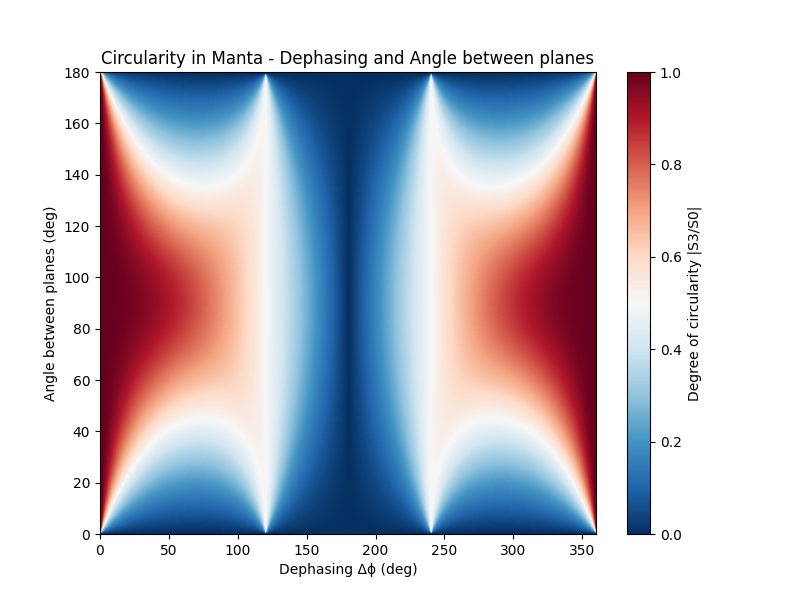
#> input picture manta_angle-between-planes.png, 800 x 600 px; its folder holds only this picture in this run
$ python -i 2Ddephasing_geometry.py   (imports and definitions only)
#> lines starting #> are read from the running program, lines starting #| are printed output that depends on the picture
import numpy as np
import matplotlib
#matplotlib.use("TkAgg") #required in MacOS, otherwise ignore
import matplotlib.pyplot as plt


#------------------ INPUT PARAMETERS OF THE CAVITY -------------------------# (Sample parameters are given in the input.py file, simply copy, and replace the ones below (be careful: need to modify somethings here) or write your own!)

# 4-mirror Tetrahedral

# ------- USER INPUT FOR g_var ---------#
#put the coords inside this function and add the g_var however you want it varied
#in the plotting function at the end, change the units and name of your geometric variable as you want


def get_coords(g_var):
    return [
    [5, 0, 5*np.tan(g_var/2)],
    [5, 20, 0],
    [0, 0, 0],
    [0, 20, 5*np.tan(g_var/2)]
]

g_var_min = 0.0
g_var_max = 90.0
n_g = 100

g_vars = np.linspace(np.deg2rad(g_var_min), np.deg2rad(g_var_max), n_g)
coords = get_coords(g_vars[0])

start_mirror = 2   # the starting mirror aka the section you want access to
n_mirrors = len(coords)

# mirror types: 1=mirrors with delta dephasing to be varied, 2,3,4=other mirrors with known dephasings
mirror_types = [1,1,1,1]

# Reflectivities
rho_p_1, rho_s_1 = 0.997283, 0.997452


# ---------------- METHODS FOR JONES MATRIX CALCULATION --------------------#

def normalize(v):
    return v / np.linalg.norm(v)

# [10 lines left out: function reflection_matrix, not called in this run]

def local_basis(i):
    kin = normalize(np.array(coords[i]) - np.array(coords[i-1]))
    kout = normalize(np.array(coords[(i+1)%n_mirrors]) - np.array(coords[i]))
    nvec = normalize(-kin + kout)
    svec = normalize(np.cross(nvec, kin))
    pvec = normalize(np.cross(kin, svec))
    return pvec, svec, kin

def rotation_angle(i):
    _, svec_i, _ = local_basis(i)
    _, svec_next, _ = local_basis((i+1)%n_mirrors)
    k = normalize(np.array(coords[i]) - np.array(coords[i-1]))
    cross = np.cross(svec_i, svec_next)
    sin_a = np.dot(cross, k)   # ze signed part
    cos_a = np.dot(svec_i, svec_next)
    return np.degrees(np.arctan2(sin_a, cos_a))

# [35 lines left out: functions angle_of_incidence, rotation_matrix, round_trip, circularity, not called in this run]

deltas = np.linspace(0, np.pi*2, 100)
circ_map = np.zeros((len(g_vars), len(deltas)))

# [24 lines not run here, left out]


# --------------------- PRINTING SOME VALUES -------------#

# [27 lines left out: function print_cavity_params, not called in this run]

specific_g_deg = [2,71,90]
specific_delta_deg = [30,90,180]

# [2 lines not run here, left out]

>>> import cv2
>>> picture = cv2.imread('manta_angle-between-planes.png', cv2.IMREAD_GRAYSCALE)
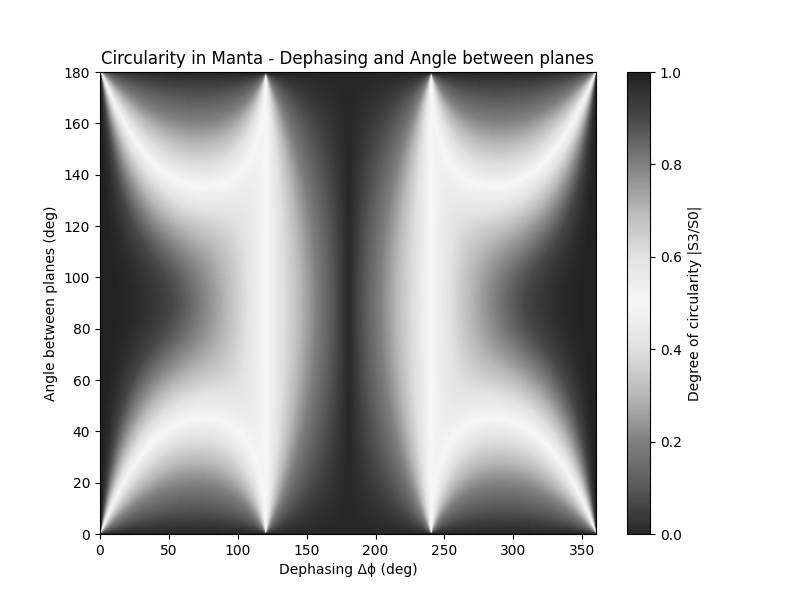
#> picture: shape (600, 800); min 0, max 255, mean 195.8
#> (the run stopped early here; a loop or call above may not have finished)

$ run again, on spacecraft10_angle-between-planes(focusing_segments).png
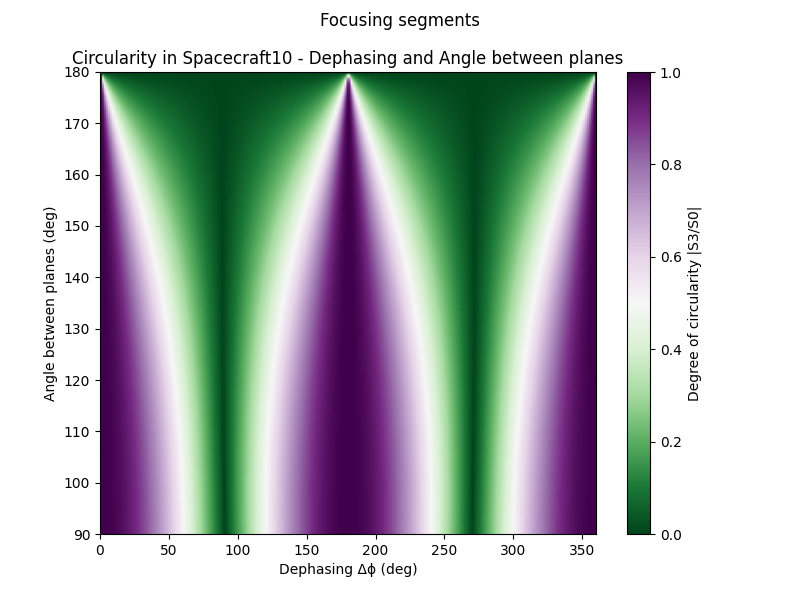
#> input picture spacecraft10_angle-between-planes(focusing_segments).png, 800 x 600 px
#> `picture = cv2.imread('manta_angle-between-planes.png', cv2.IMREAD_GRAY..`:
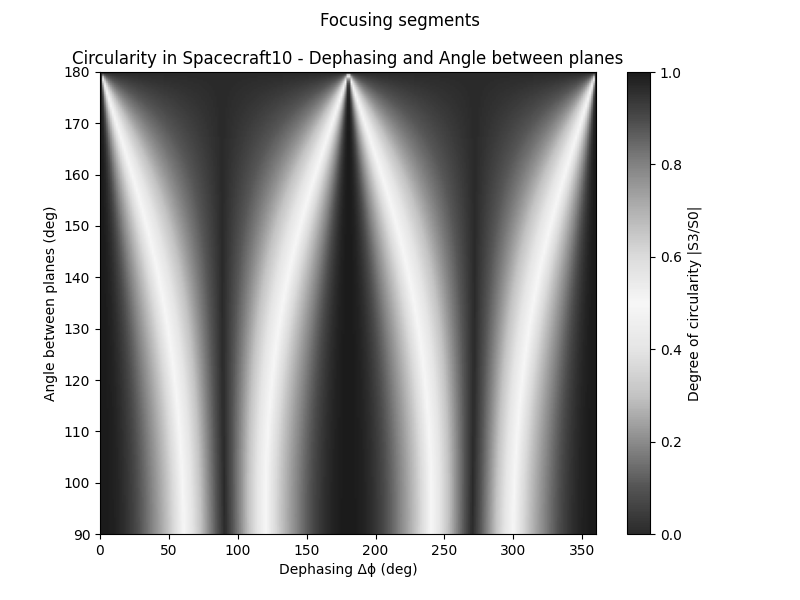
#> picture: shape (600, 800); min 0, max 255, mean 187

$ run again, on spacecraft10_angle-between-planes(special_segments).png
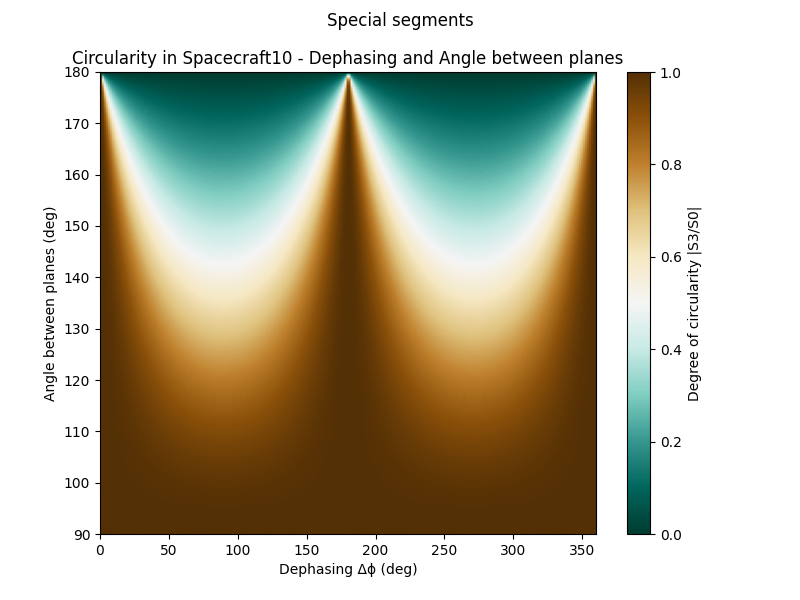
#> input picture spacecraft10_angle-between-planes(special_segments).png, 800 x 600 px
#> `picture = cv2.imread('manta_angle-between-planes.png', cv2.IMREAD_GRAY..`:
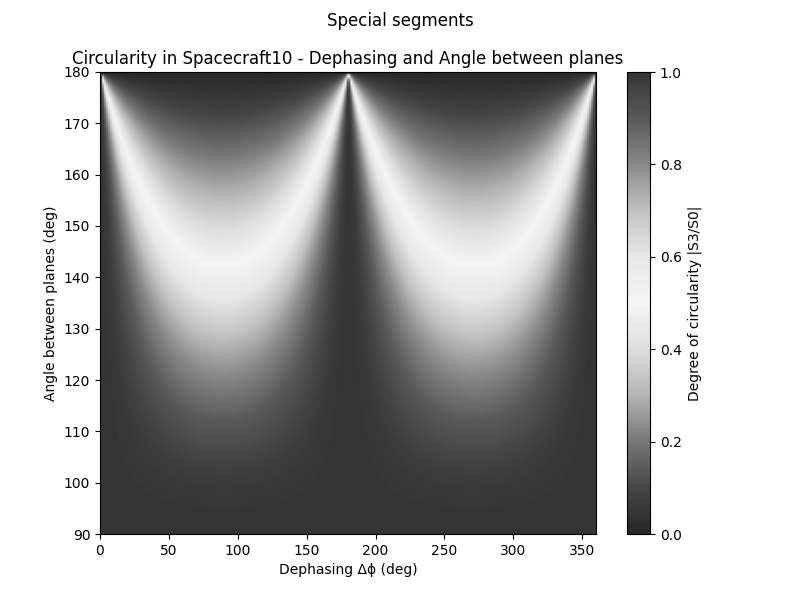
#> picture: shape (600, 800); min 0, max 255, mean 183.3
